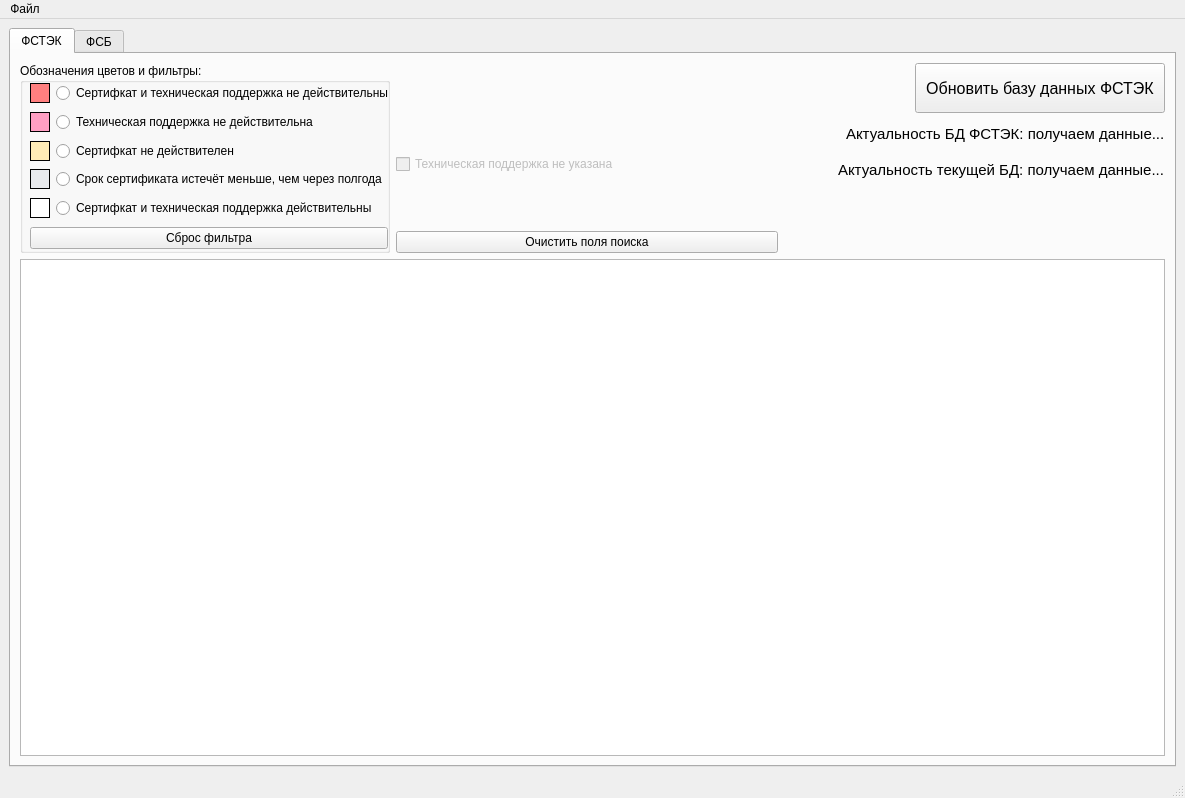
<?xml version="1.0" encoding="UTF-8"?>
<ui version="4.0">
 <class>MainWindow</class>
 <widget class="QMainWindow" name="MainWindow">
  <property name="geometry">
   <rect>
    <x>0</x>
    <y>0</y>
    <width>1185</width>
    <height>798</height>
   </rect>
  </property>
  <property name="windowTitle">
   <string>MainWindow</string>
  </property>
  <widget class="QWidget" name="centralwidget">
   <layout class="QGridLayout" name="gridLayout">
    <item row="0" column="1">
     <widget class="QTabWidget" name="tabWidget">
      <property name="currentIndex">
       <number>0</number>
      </property>
      <widget class="QWidget" name="fstek">
       <attribute name="title">
        <string>ФСТЭК</string>
       </attribute>
       <layout class="QGridLayout" name="gridLayout_2">
        <item row="0" column="1">
         <layout class="QVBoxLayout" name="verticalLayout">
          <item>
           <spacer name="verticalSpacer">
            <property name="orientation">
             <enum>Qt::Vertical</enum>
            </property>
            <property name="sizeType">
             <enum>QSizePolicy::Minimum</enum>
            </property>
            <property name="sizeHint" stdset="0">
             <size>
              <width>20</width>
              <height>40</height>
             </size>
            </property>
           </spacer>
          </item>
          <item>
           <widget class="QCheckBox" name="checkBox_sup">
            <property name="enabled">
             <bool>false</bool>
            </property>
            <property name="minimumSize">
             <size>
              <width>0</width>
              <height>0</height>
             </size>
            </property>
            <property name="maximumSize">
             <size>
              <width>16777215</width>
              <height>16777215</height>
             </size>
            </property>
            <property name="toolTip">
             <string>Флаги, применительные только к действительным сертификатам</string>
            </property>
            <property name="text">
             <string>Техническая поддержка не указана</string>
            </property>
            <property name="checked">
             <bool>false</bool>
            </property>
           </widget>
          </item>
         </layout>
        </item>
        <item row="2" column="0" colspan="3">
         <widget class="QTableView" name="tableView">
          <property name="minimumSize">
           <size>
            <width>0</width>
            <height>0</height>
           </size>
          </property>
          <property name="accessibleDescription">
           <string/>
          </property>
          <property name="autoFillBackground">
           <bool>false</bool>
          </property>
          <property name="lineWidth">
           <number>3</number>
          </property>
          <property name="sizeAdjustPolicy">
           <enum>QAbstractScrollArea::AdjustToContents</enum>
          </property>
          <property name="editTriggers">
           <set>QAbstractItemView::NoEditTriggers</set>
          </property>
          <property name="selectionBehavior">
           <enum>QAbstractItemView::SelectRows</enum>
          </property>
         </widget>
        </item>
        <item row="0" column="0" rowspan="2">
         <widget class="QGroupBox" name="groupBox">
          <property name="minimumSize">
           <size>
            <width>370</width>
            <height>190</height>
           </size>
          </property>
          <property name="maximumSize">
           <size>
            <width>370</width>
            <height>16777215</height>
           </size>
          </property>
          <property name="title">
           <string>Обозначения цветов и фильтры:</string>
          </property>
          <widget class="QWidget" name="verticalLayoutWidget">
           <property name="geometry">
            <rect>
             <x>10</x>
             <y>20</y>
             <width>358</width>
             <height>166</height>
            </rect>
           </property>
           <layout class="QVBoxLayout" name="verticalLayout_filters">
            <item>
             <layout class="QFormLayout" name="formLayout_red">
              <item row="0" column="0">
               <widget class="QLabel" name="label_red">
                <property name="minimumSize">
                 <size>
                  <width>20</width>
                  <height>20</height>
                 </size>
                </property>
                <property name="maximumSize">
                 <size>
                  <width>20</width>
                  <height>20</height>
                 </size>
                </property>
                <property name="autoFillBackground">
                 <bool>false</bool>
                </property>
                <property name="styleSheet">
                 <string notr="true">background-color: rgb(255, 127, 127);
border-style: solid;
border-width: 1px;
border-color: rgb(0, 0, 0);</string>
                </property>
                <property name="text">
                 <string/>
                </property>
               </widget>
              </item>
              <item row="0" column="1">
               <widget class="QRadioButton" name="radioButton_red">
                <property name="text">
                 <string>Сертифкат и техническая поддержка не действительны</string>
                </property>
                <property name="autoExclusive">
                 <bool>true</bool>
                </property>
               </widget>
              </item>
             </layout>
            </item>
            <item>
             <layout class="QFormLayout" name="formLayout_pink">
              <item row="0" column="0">
               <widget class="QLabel" name="label_pink">
                <property name="minimumSize">
                 <size>
                  <width>20</width>
                  <height>20</height>
                 </size>
                </property>
                <property name="maximumSize">
                 <size>
                  <width>20</width>
                  <height>20</height>
                 </size>
                </property>
                <property name="autoFillBackground">
                 <bool>false</bool>
                </property>
                <property name="styleSheet">
                 <string notr="true">background-color: rgb(255, 159, 195);
border-style: solid;
border-width: 1px;
border-color: rgb(0, 0, 0);</string>
                </property>
                <property name="text">
                 <string/>
                </property>
               </widget>
              </item>
              <item row="0" column="1">
               <widget class="QRadioButton" name="radioButton_pink">
                <property name="text">
                 <string>Техническая поддержка не действительна</string>
                </property>
                <property name="autoExclusive">
                 <bool>true</bool>
                </property>
               </widget>
              </item>
             </layout>
            </item>
            <item>
             <layout class="QFormLayout" name="formLayout_yellow">
              <item row="0" column="0">
               <widget class="QLabel" name="label_yellow">
                <property name="minimumSize">
                 <size>
                  <width>20</width>
                  <height>20</height>
                 </size>
                </property>
                <property name="maximumSize">
                 <size>
                  <width>20</width>
                  <height>20</height>
                 </size>
                </property>
                <property name="autoFillBackground">
                 <bool>false</bool>
                </property>
                <property name="styleSheet">
                 <string notr="true">background-color: rgb(255, 236, 183);
border-style: solid;
border-width: 1px;
border-color: rgb(0, 0, 0);</string>
                </property>
                <property name="text">
                 <string/>
                </property>
               </widget>
              </item>
              <item row="0" column="1">
               <widget class="QRadioButton" name="radioButton_yellow">
                <property name="text">
                 <string>Сертифкат не действителен</string>
                </property>
                <property name="autoExclusive">
                 <bool>true</bool>
                </property>
               </widget>
              </item>
             </layout>
            </item>
            <item>
             <layout class="QFormLayout" name="formLayout_gray">
              <item row="0" column="0">
               <widget class="QLabel" name="label_gray">
                <property name="minimumSize">
                 <size>
                  <width>20</width>
                  <height>20</height>
                 </size>
                </property>
                <property name="maximumSize">
                 <size>
                  <width>20</width>
                  <height>20</height>
                 </size>
                </property>
                <property name="autoFillBackground">
                 <bool>false</bool>
                </property>
                <property name="styleSheet">
                 <string notr="true">background-color: rgb(232, 234, 237);
border-style: solid;
border-width: 1px;
border-color: rgb(0, 0, 0);</string>
                </property>
                <property name="text">
                 <string/>
                </property>
               </widget>
              </item>
              <item row="0" column="1">
               <widget class="QRadioButton" name="radioButton_gray">
                <property name="text">
                 <string>Срок сертификата истечёт меньше, чем через полгода</string>
                </property>
                <property name="autoExclusive">
                 <bool>true</bool>
                </property>
               </widget>
              </item>
             </layout>
            </item>
            <item>
             <layout class="QFormLayout" name="formLayout_white">
              <item row="0" column="0">
               <widget class="QLabel" name="label_white">
                <property name="minimumSize">
                 <size>
                  <width>20</width>
                  <height>20</height>
                 </size>
                </property>
                <property name="maximumSize">
                 <size>
                  <width>20</width>
                  <height>20</height>
                 </size>
                </property>
                <property name="autoFillBackground">
                 <bool>false</bool>
                </property>
                <property name="styleSheet">
                 <string notr="true">background-color: rgb(255, 255, 255);
border-style: solid;
border-width: 1px;
border-color: rgb(0, 0, 0);</string>
                </property>
                <property name="text">
                 <string/>
                </property>
               </widget>
              </item>
              <item row="0" column="1">
               <widget class="QRadioButton" name="radioButton_white">
                <property name="text">
                 <string>Сертифкат и техническая поддержка действительны</string>
                </property>
                <property name="autoExclusive">
                 <bool>true</bool>
                </property>
               </widget>
              </item>
             </layout>
            </item>
            <item>
             <widget class="QPushButton" name="resetButton">
              <property name="toolTip">
               <string/>
              </property>
              <property name="text">
               <string>Сброс фильтра</string>
              </property>
             </widget>
            </item>
           </layout>
          </widget>
         </widget>
        </item>
        <item row="0" column="2">
         <layout class="QVBoxLayout" name="verticalLayout_2">
          <item alignment="Qt::AlignRight">
           <widget class="QPushButton" name="refreshButton">
            <property name="minimumSize">
             <size>
              <width>250</width>
              <height>50</height>
             </size>
            </property>
            <property name="maximumSize">
             <size>
              <width>450</width>
              <height>16777215</height>
             </size>
            </property>
            <property name="font">
             <font>
              <pointsize>12</pointsize>
             </font>
            </property>
            <property name="toolTip">
             <string>Требуется интернет-соединение</string>
            </property>
            <property name="text">
             <string>Обновить базу данных ФСТЭК</string>
            </property>
           </widget>
          </item>
          <item alignment="Qt::AlignRight">
           <widget class="QLabel" name="actual_date">
            <property name="font">
             <font>
              <pointsize>11</pointsize>
             </font>
            </property>
            <property name="text">
             <string>Актуальность БД ФСТЭК: получаем данные...</string>
            </property>
           </widget>
          </item>
          <item alignment="Qt::AlignRight">
           <widget class="QLabel" name="last_update_date">
            <property name="font">
             <font>
              <pointsize>11</pointsize>
             </font>
            </property>
            <property name="text">
             <string>Актуальность текущей БД: получаем данные...</string>
            </property>
           </widget>
          </item>
          <item>
           <spacer name="verticalSpacer_2">
            <property name="orientation">
             <enum>Qt::Vertical</enum>
            </property>
            <property name="sizeType">
             <enum>QSizePolicy::Maximum</enum>
            </property>
            <property name="sizeHint" stdset="0">
             <size>
              <width>20</width>
              <height>40</height>
             </size>
            </property>
           </spacer>
          </item>
         </layout>
        </item>
        <item row="1" column="1">
         <widget class="QPushButton" name="clearSearch">
          <property name="text">
           <string>Очистить поля поиска</string>
          </property>
         </widget>
        </item>
       </layout>
      </widget>
      <widget class="QWidget" name="fsb">
       <attribute name="title">
        <string>ФСБ</string>
       </attribute>
       <layout class="QGridLayout" name="gridLayout_3">
        <item row="0" column="2">
         <layout class="QVBoxLayout" name="verticalLayout_3">
          <item alignment="Qt::AlignRight">
           <widget class="QPushButton" name="refreshButtonFsb">
            <property name="minimumSize">
             <size>
              <width>250</width>
              <height>50</height>
             </size>
            </property>
            <property name="maximumSize">
             <size>
              <width>16777215</width>
              <height>16777215</height>
             </size>
            </property>
            <property name="font">
             <font>
              <pointsize>12</pointsize>
             </font>
            </property>
            <property name="toolTip">
             <string>Требуется интернет-соединение</string>
            </property>
            <property name="text">
             <string>Обновить базу данных ФСБ</string>
            </property>
           </widget>
          </item>
          <item alignment="Qt::AlignRight">
           <widget class="QLabel" name="last_update_fsb">
            <property name="font">
             <font>
              <pointsize>11</pointsize>
             </font>
            </property>
            <property name="text">
             <string>Актуальность текущей БД: нет данных</string>
            </property>
           </widget>
          </item>
         </layout>
        </item>
        <item row="1" column="0" colspan="3">
         <widget class="QTableView" name="tableViewFsb">
          <property name="minimumSize">
           <size>
            <width>0</width>
            <height>0</height>
           </size>
          </property>
          <property name="accessibleDescription">
           <string/>
          </property>
          <property name="autoFillBackground">
           <bool>false</bool>
          </property>
          <property name="lineWidth">
           <number>3</number>
          </property>
          <property name="sizeAdjustPolicy">
           <enum>QAbstractScrollArea::AdjustToContents</enum>
          </property>
          <property name="editTriggers">
           <set>QAbstractItemView::NoEditTriggers</set>
          </property>
          <property name="selectionBehavior">
           <enum>QAbstractItemView::SelectRows</enum>
          </property>
         </widget>
        </item>
        <item row="0" column="1" alignment="Qt::AlignBottom">
         <widget class="QPushButton" name="clearSearchFsb">
          <property name="minimumSize">
           <size>
            <width>0</width>
            <height>0</height>
           </size>
          </property>
          <property name="text">
           <string>Очистить поля поиска</string>
          </property>
         </widget>
        </item>
        <item row="0" column="0" alignment="Qt::AlignTop">
         <widget class="QGroupBox" name="groupBox_fsb">
          <property name="minimumSize">
           <size>
            <width>0</width>
            <height>135</height>
           </size>
          </property>
          <property name="maximumSize">
           <size>
            <width>370</width>
            <height>0</height>
           </size>
          </property>
          <property name="title">
           <string>Обозначения цветов и фильтры:</string>
          </property>
          <widget class="QWidget" name="verticalLayoutWidget_2">
           <property name="geometry">
            <rect>
             <x>10</x>
             <y>20</y>
             <width>358</width>
             <height>111</height>
            </rect>
           </property>
           <layout class="QVBoxLayout" name="verticalLayout_filters_2">
            <item>
             <layout class="QFormLayout" name="formLayout_yellow_2">
              <item row="0" column="0">
               <widget class="QLabel" name="label_yellow_2">
                <property name="minimumSize">
                 <size>
                  <width>20</width>
                  <height>20</height>
                 </size>
                </property>
                <property name="maximumSize">
                 <size>
                  <width>20</width>
                  <height>20</height>
                 </size>
                </property>
                <property name="autoFillBackground">
                 <bool>false</bool>
                </property>
                <property name="styleSheet">
                 <string notr="true">background-color: rgb(255, 236, 183);
border-style: solid;
border-width: 1px;
border-color: rgb(0, 0, 0);</string>
                </property>
                <property name="text">
                 <string/>
                </property>
               </widget>
              </item>
              <item row="0" column="1">
               <widget class="QRadioButton" name="radioButton_yellow_fsb">
                <property name="text">
                 <string>Сертифкат не действителен</string>
                </property>
                <property name="autoExclusive">
                 <bool>true</bool>
                </property>
               </widget>
              </item>
             </layout>
            </item>
            <item>
             <layout class="QFormLayout" name="formLayout_gray_2">
              <item row="0" column="0">
               <widget class="QLabel" name="label_gray_2">
                <property name="minimumSize">
                 <size>
                  <width>20</width>
                  <height>20</height>
                 </size>
                </property>
                <property name="maximumSize">
                 <size>
                  <width>20</width>
                  <height>20</height>
                 </size>
                </property>
                <property name="autoFillBackground">
                 <bool>false</bool>
                </property>
                <property name="styleSheet">
                 <string notr="true">background-color: rgb(232, 234, 237);
border-style: solid;
border-width: 1px;
border-color: rgb(0, 0, 0);</string>
                </property>
                <property name="text">
                 <string/>
                </property>
               </widget>
              </item>
              <item row="0" column="1">
               <widget class="QRadioButton" name="radioButton_gray_fsb">
                <property name="text">
                 <string>Срок сертификата истечёт меньше, чем через полгода</string>
                </property>
                <property name="autoExclusive">
                 <bool>true</bool>
                </property>
               </widget>
              </item>
             </layout>
            </item>
            <item>
             <layout class="QFormLayout" name="formLayout_white_2">
              <item row="0" column="0">
               <widget class="QLabel" name="label_white_2">
                <property name="minimumSize">
                 <size>
                  <width>20</width>
                  <height>20</height>
                 </size>
                </property>
                <property name="maximumSize">
                 <size>
                  <width>20</width>
                  <height>20</height>
                 </size>
                </property>
                <property name="autoFillBackground">
                 <bool>false</bool>
                </property>
                <property name="styleSheet">
                 <string notr="true">background-color: rgb(255, 255, 255);
border-style: solid;
border-width: 1px;
border-color: rgb(0, 0, 0);</string>
                </property>
                <property name="text">
                 <string/>
                </property>
               </widget>
              </item>
              <item row="0" column="1">
               <widget class="QRadioButton" name="radioButton_white_fsb">
                <property name="text">
                 <string>Сертифкат действителен</string>
                </property>
                <property name="autoExclusive">
                 <bool>true</bool>
                </property>
               </widget>
              </item>
             </layout>
            </item>
            <item>
             <widget class="QPushButton" name="resetButtonFsb">
              <property name="toolTip">
               <string/>
              </property>
              <property name="text">
               <string>Сброс фильтра</string>
              </property>
             </widget>
            </item>
           </layout>
          </widget>
         </widget>
        </item>
       </layout>
      </widget>
     </widget>
    </item>
   </layout>
  </widget>
  <widget class="QMenuBar" name="menubar">
   <property name="geometry">
    <rect>
     <x>0</x>
     <y>0</y>
     <width>1185</width>
     <height>22</height>
    </rect>
   </property>
   <widget class="QMenu" name="menu">
    <property name="statusTip">
     <string>Создание файлов</string>
    </property>
    <property name="title">
     <string>Файл</string>
    </property>
    <addaction name="action_Excel"/>
    <addaction name="action_Word"/>
   </widget>
   <addaction name="menu"/>
  </widget>
  <widget class="QStatusBar" name="statusbar"/>
  <action name="actionWord">
   <property name="text">
    <string>Word</string>
   </property>
  </action>
  <action name="action_Excel">
   <property name="text">
    <string>Экспортировать в Excel-файл</string>
   </property>
   <property name="statusTip">
    <string>Сохранение видимой таблицы в Excel-файл</string>
   </property>
  </action>
  <action name="action_Word">
   <property name="text">
    <string>Экспортировать в Word-файл</string>
   </property>
   <property name="statusTip">
    <string>Сохранение видимой таблицы в Word-файл</string>
   </property>
  </action>
 </widget>
 <resources/>
 <connections/>
</ui>
